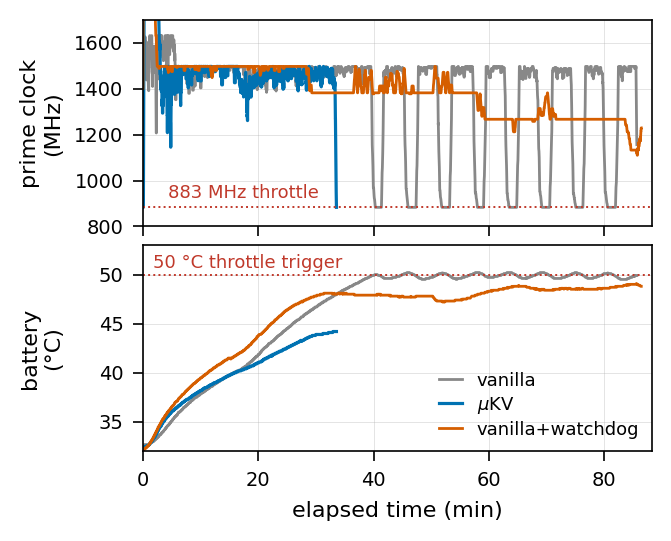

Write Python code to recreate this figure.
#!/usr/bin/env python3
# Fig -- "Two levers against the sustained throttle" (Prism/Bonsai-8B, cold start, CPU-only).
# Three runs: vanilla (the problem), muKV (the CACHE lever), vanilla+watchdog (the CLOCK lever).
# Four panels sharing elapsed time: prime clock, battery, skin, DDR. Clean/standard: threshold
# lines only; the narrative lives in the text (Sec. eval-thermal). Legend sits in the 2nd panel.
import csv, json, re
import numpy as np
import matplotlib
matplotlib.use("Agg")
import matplotlib.pyplot as plt

RUNS = [("vanilla",          "/tmp/nat_bonsai/vanilla",   "#888888"),
        (r"$\mu$KV",         "/tmp/nat_bonsai/mukv_faon",  "#0072B2"),
        ("vanilla+watchdog", "/tmp/wd_vanilla",            "#D55E00")]

def load(path):
    sr = list(csv.DictReader(open(f"{path}/sensors.csv", "rb").read().decode("utf-8", "replace").splitlines()))
    def col(n):
        out = []
        for r in sr:
            try: out.append(float(r.get(n, "")))
            except: out.append(np.nan)
        return np.array(out)
    t = col("monotonic_s"); t = (t - t[0]) / 60.0
    skcol = "shell_front_temp_mc" if "shell_front_temp_mc" in sr[0] else "shell_temp_mc"
    g = json.loads(re.sub(r"\binf|\bnan|-nan", "null", open(f"{path}/gen.json").read()))
    return dict(t=t, prime=col("cpu6_freq_hz")/1e3, bat=col("battery_temp_mc")/1000.0,
                skin=col(skcol)/1000.0, ddr=col("ddr_temp_mc")/1000.0,
                wall=(g["prefill_ms"]+g["decode_ms"])/60000.0)

def smooth(y, w):
    y = np.asarray(y, float)
    if np.isnan(y).any(): y = np.where(np.isnan(y), np.nanmean(y), y)
    pad = w // 2
    return np.convolve(np.pad(y, pad, mode="edge"), np.ones(w)/w, mode="valid")[:len(y)]

data = {lbl: load(p) for lbl, p, _ in RUNS}
xmax = max(d["wall"] for d in data.values()) * 1.03

plt.rcParams.update({"font.size": 8, "font.family": "sans-serif", "font.sans-serif": ["DejaVu Sans"],
                     "pdf.fonttype": 42, "ps.fonttype": 42, "axes.linewidth": 0.6, "legend.frameon": False,
                     "xtick.major.width": 0.6, "ytick.major.width": 0.6})
fig, ax = plt.subplots(2, 1, figsize=(3.4, 2.75), sharex=True)

for lbl, path, color in RUNS:
    d = data[lbl]; lw = 1.15 if "mu" in lbl or "KV" in lbl else 1.0
    ax[0].plot(d["t"], smooth(d["prime"], 27), color=color, lw=lw, label=lbl)
    ax[1].plot(d["t"], smooth(d["bat"], 7),    color=color, lw=lw, label=lbl)

# panel 0: prime clock -- throttle floor
ax[0].axhline(883, color="#c0392b", ls=":", lw=0.7)
ax[0].text(xmax*0.05, 905, "883 MHz throttle", fontsize=6.5, color="#c0392b", ha="left", va="bottom")
ax[0].set_ylabel("prime clock\n(MHz)"); ax[0].set_ylim(800, 1700)

# panel 1: battery -- 50C trigger + legend here (2nd subfigure)
ax[1].axhline(50, color="#c0392b", ls=":", lw=0.7)
ax[1].text(xmax*0.02, 50.3, "50 °C throttle trigger", fontsize=6.5, color="#c0392b", ha="left", va="bottom")
ax[1].set_ylabel("battery\n(°C)"); ax[1].set_ylim(32, 53); ax[1].set_xlabel("elapsed time (min)")
ax[1].legend(loc="lower right", fontsize=6.5, handlelength=1.3, labelspacing=0.28, borderpad=0.2)


for a in ax:
    a.set_xlim(0, xmax); a.grid(True, lw=0.3, alpha=0.4); a.tick_params(labelsize=7)
fig.align_ylabels(ax)
fig.tight_layout(h_pad=0.4)
fig.savefig("figures/fig_bonsai_thermal_2p.png", dpi=200, bbox_inches="tight")
fig.savefig("figures/fig_bonsai_thermal_2p.pdf", bbox_inches="tight")
print("wrote figures/fig_bonsai_thermal.{png,pdf}")
for lbl, p, _ in RUNS:
    d = data[lbl]
    print(f"  {lbl:18s} wall={d['wall']:.1f} bat={np.nanmax(d['bat']):.1f} "
          f"skin={np.nanmax(d['skin']):.1f} ddr={np.nanmax(d['ddr']):.1f}")
